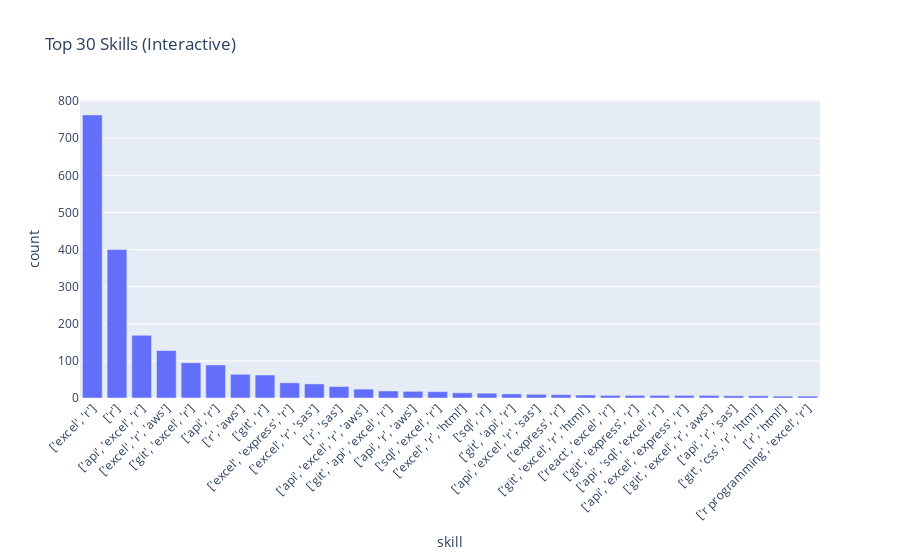

Here is the notebook cell this chart was saved with:
### Code cell
# explode skills and count
skills_exploded = df.explode('skills_found')
skill_counts = skills_exploded['skills_found'].value_counts().reset_index()
skill_counts.columns = ['skill','count']

# Top 20 barplot (static)
plt.figure(figsize=(12,5))
sns.barplot(data=skill_counts.head(20), x='count', y='skill')
plt.title("Top 20 skills (count)")
plt.xlabel("Count")
plt.ylabel("Skill")
plt.show()

# Interactive top skills
fig = px.bar(skill_counts.head(30), x='skill', y='count', title='Top 30 Skills (Interactive)')
fig.update_layout(xaxis_tickangle=-45)
fig.show()

### Figure 1 — Plotly figure (JSON) as saved in the notebook; plotly's stock layout.template omitted (floating-point values rounded to 4 significant figures)
{"data": [{"hovertemplate": "skill=%{x}<br>count=%{y}<extra></extra>", "legendgroup": "", "marker": {"color": "#636efa", "pattern": {"shape": ""}}, "name": "", "orientation": "v", "showlegend": false, "textposition": "auto", "type": "bar", "x": ["['excel', 'r']", "['r']", "['api', 'excel', 'r']", "['excel', 'r', 'aws']", "['git', 'excel', 'r']", "['api', 'r']", "['r', 'aws']", "['git', 'r']", "['excel', 'express', 'r']", "['excel', 'r', 'sas']", "['r', 'sas']", "['api', 'excel', 'r', 'aws']", "['git', 'api', 'excel', 'r']", "['api', 'r', 'aws']", "['sql', 'excel', 'r']", "['excel', 'r', 'html']", "['sql', 'r']", "['git', 'api', 'r']", "['api', 'excel', 'r', 'sas']", "['express', 'r']", "['git', 'excel', 'r', 'html']", "['react', 'excel', 'r']", "['git', 'express', 'r']", "['api', 'sql', 'excel', 'r']", "['api', 'excel', 'express', 'r']", "['git', 'excel', 'r', 'aws']", "['api', 'r', 'sas']", "['git', 'css', 'r', 'html']", "['r', 'html']", "['r programming', 'excel', 'r']"], "xaxis": "x", "y": [763, 400, 169, 128, 95, 89, 64, 62, 41, 38, 31, 24, 19, 18, 17, 14, 13, 11, 10, 9, 8, 7, 7, 7, 7, 7, 6, 6, 5, 5], "yaxis": "y"}], "layout": {"barmode": "relative", "legend": {"tracegroupgap": 0}, "title": {"text": "Top 30 Skills (Interactive)"}, "xaxis": {"anchor": "y", "domain": [0, 1], "tickangle": -45, "title": {"text": "skill"}}, "yaxis": {"anchor": "x", "domain": [0, 1], "title": {"text": "count"}}}}
